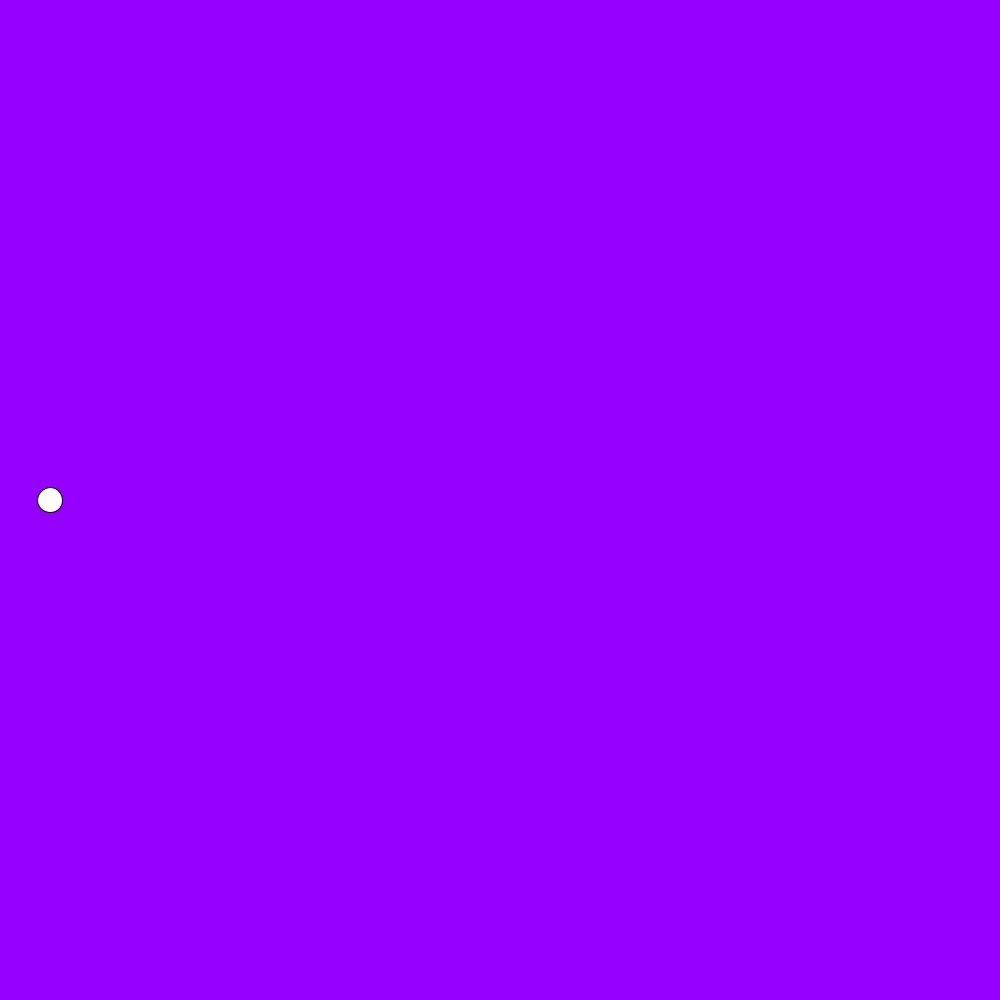
Frame 1 (no input)
Frame 60 (the mouse pressed at the canvas centre just before this capture): identical to frame 1, image omitted
Frame 120 (the mouse held since frame 60 and released just before this capture): identical to frame 1, image omitted

The Processing sketch that drew this single still picture (run headless with seeded random() and noise(); from frame 60 on, the mouse is pressed at the canvas centre):

// Processing sketch: slippery_dot
// ── slippery_dot.pde
 // 1. Create three integer variables to represent the x, y, and the size of the ellipse
 int x = 50;
 int y = 500;
 int ellipse = (25);
    void setup() {
      // 2. Set the size of your sketch
    size (1000, 1000);
    }
    
    void draw() {
      // 3. Set the background color of your sketch
    background (150, 0, 255);  
      // 4. Draw an ellipse. Make sure it fits in the window.
      // Use the variables created at the top of the sketch, 
      // for the location and size of your ellipse
    ellipse (x, y, ellipse, ellipse);
    }
    
    void mousePressed() {
      //5. Create an integer variable called distance
      int distance = getDistance(mouseX, mouseY, x, y); 
      //6. Set the value of the distance variable to the value returned by the getDistance method
      //   Pass the mouse's x and y (mouseX and mouseY) and the x and y of your ellipse to the method.
        
          
      //7.  Use an if statement to check if the distance variable is < the radius of the ellipse
      //    If it is, set a new x and y for the ellipse, using a random location on the window
      //    Hint: Use the Processing random() function
      if (distance < ellipse){
        x = (int) random(1000);
        y = (int) random(1000);
      }
      
    }
    
    int getDistance(int x1, int y1, int x2, int y2) {
      return (int)Math.sqrt(Math.pow((x1-x2),2) + Math.pow((y1-y2),2));
    }
